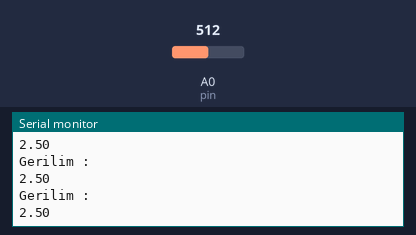
This sketch was run on a simulated Arduino Uno, built with avr-gcc and run on an emulated ATmega328P. On the bench: the last lines printed to the serial monitor. The test bench sets the inputs (shaded band); at power-on: A0 (pin) = 512.

Above: at 1.2 s.
1.3 s: A0 (pin) set to 716
At 1.39 s:
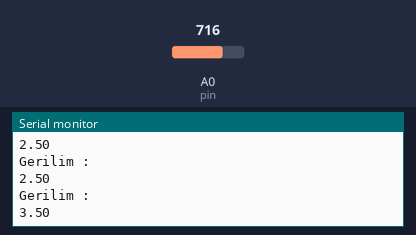
2.8 s: A0 (pin) set to 900
At 2.89 s:
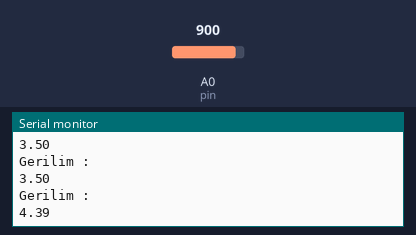
Timing chart, 0 to 5.8 s (numbered marks = the images above; inputs shaded):
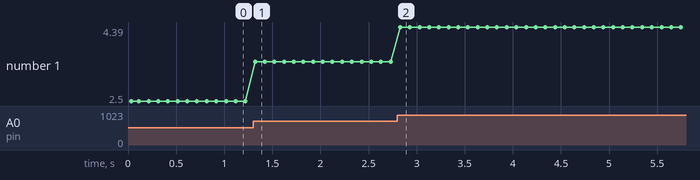

The sketch:

potansiyometrehaberlesme.ino
```cpp
#define pin A0

int deger=0;

void setup() {

    Serial.begin(9600);
    Serial.println("Pot değer okuma");
}

void loop() {

   deger = analogRead(pin);
   float gerilim = (5.00/1024)*deger;

   Serial.println("Gerilim : ");
   Serial.println(gerilim);
   delay(100);


}
```

Measured:
- after the input at 1.3 s, the serial monitor: prints a new line at once (image 1)
- after the input at 2.8 s, the serial monitor: prints a new line at once (image 2)
- plotted number 1: 2.5 → 3.5 after the input at 1.3 s, 3.5 → 4.39 after the input at 2.8 s
